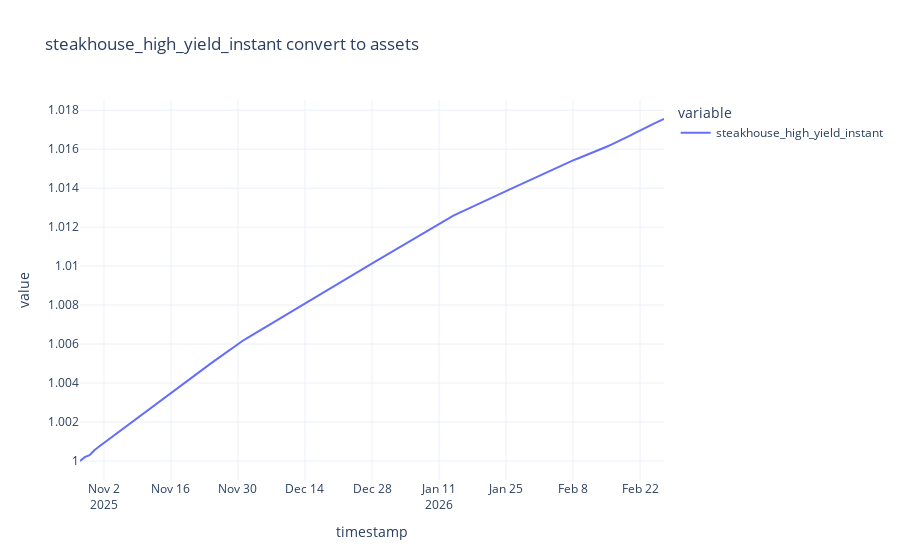

This figure's notebook cell:
### Code cell
import plotly.express as px

px.line(df.dropna(), title="steakhouse_high_yield_instant convert to assets")
